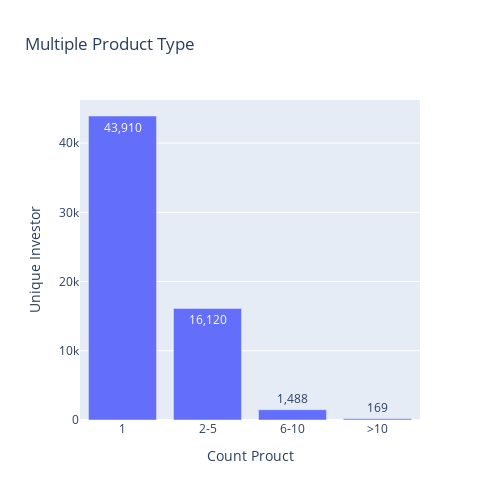

Notebook cell for this chart:
### Code cell
# visualization section
fig = px.bar(multiple_product_type, x='product_flag', y='Customer_ID', text='Customer_ID', 
            labels={'product_flag':'Count Prouct', 'Customer_ID':'Unique Investor'},
            title='Multiple Product Type')
fig.update_traces(texttemplate='%{text:,}')

fig.update_layout(
    autosize=True,
    width=500,
    height=500
)

fig.show()

### Figure 1 — Plotly figure (JSON) as saved in the notebook; plotly's stock layout.template omitted (floating-point values rounded to 4 significant figures)
{"data": [{"alignmentgroup": "True", "hovertemplate": "Count Prouct=%{x}<br>Unique Investor=%{text}<extra></extra>", "legendgroup": "", "marker": {"color": "#636efa", "pattern": {"shape": ""}}, "name": "", "offsetgroup": "", "orientation": "v", "showlegend": false, "text": [43910, 16120, 1488, 169], "textposition": "auto", "texttemplate": "%{text:,}", "type": "bar", "x": ["1", "2-5", "6-10", ">10"], "xaxis": "x", "y": [43910, 16120, 1488, 169], "yaxis": "y"}], "layout": {"autosize": true, "barmode": "relative", "height": 500, "legend": {"tracegroupgap": 0}, "title": {"text": "Multiple Product Type"}, "width": 500, "xaxis": {"anchor": "y", "domain": [0, 1], "title": {"text": "Count Prouct"}}, "yaxis": {"anchor": "x", "domain": [0, 1], "title": {"text": "Unique Investor"}}}}
